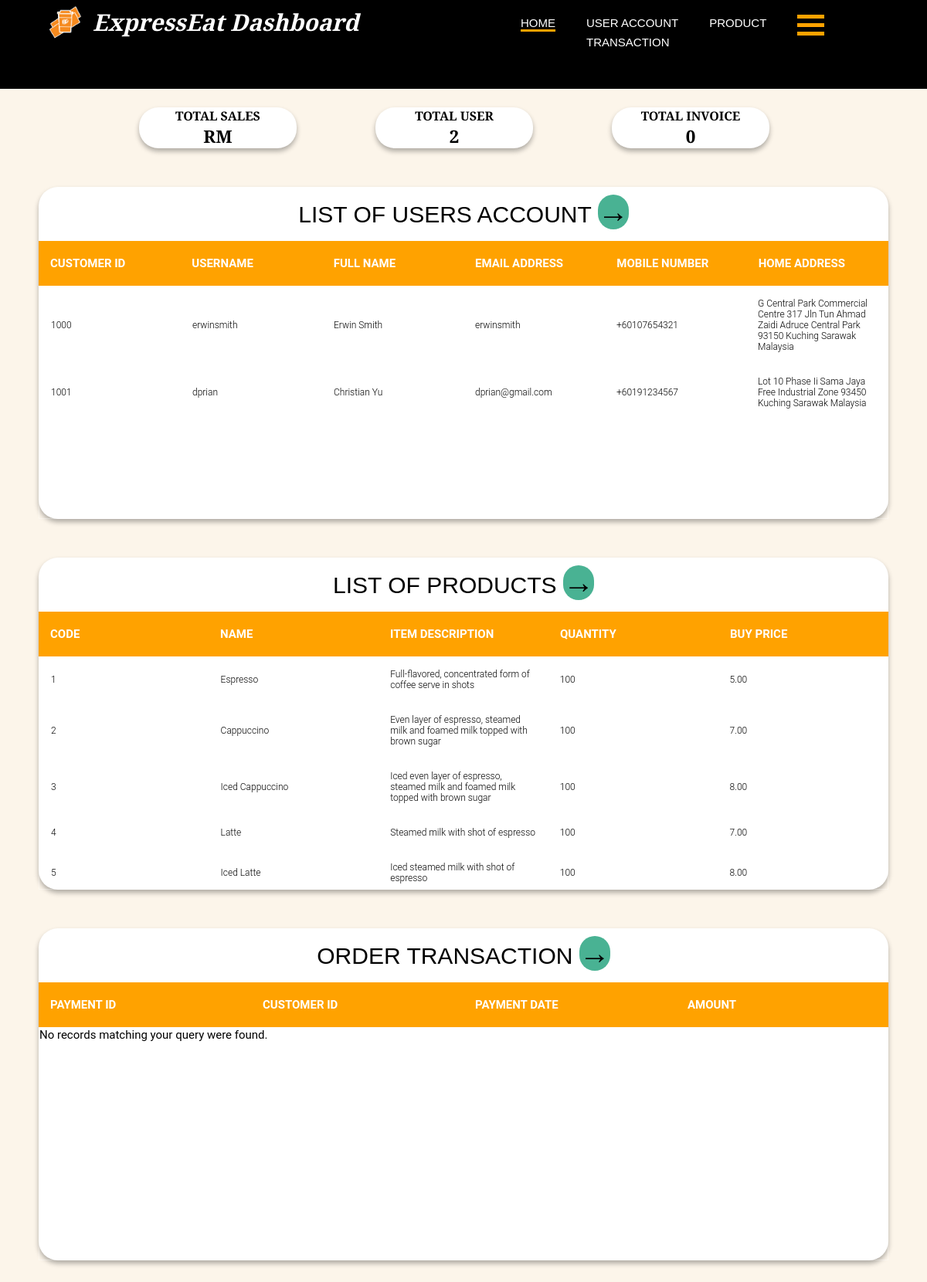
The page /dashboard/dashboard.php on the database as committed earlier.
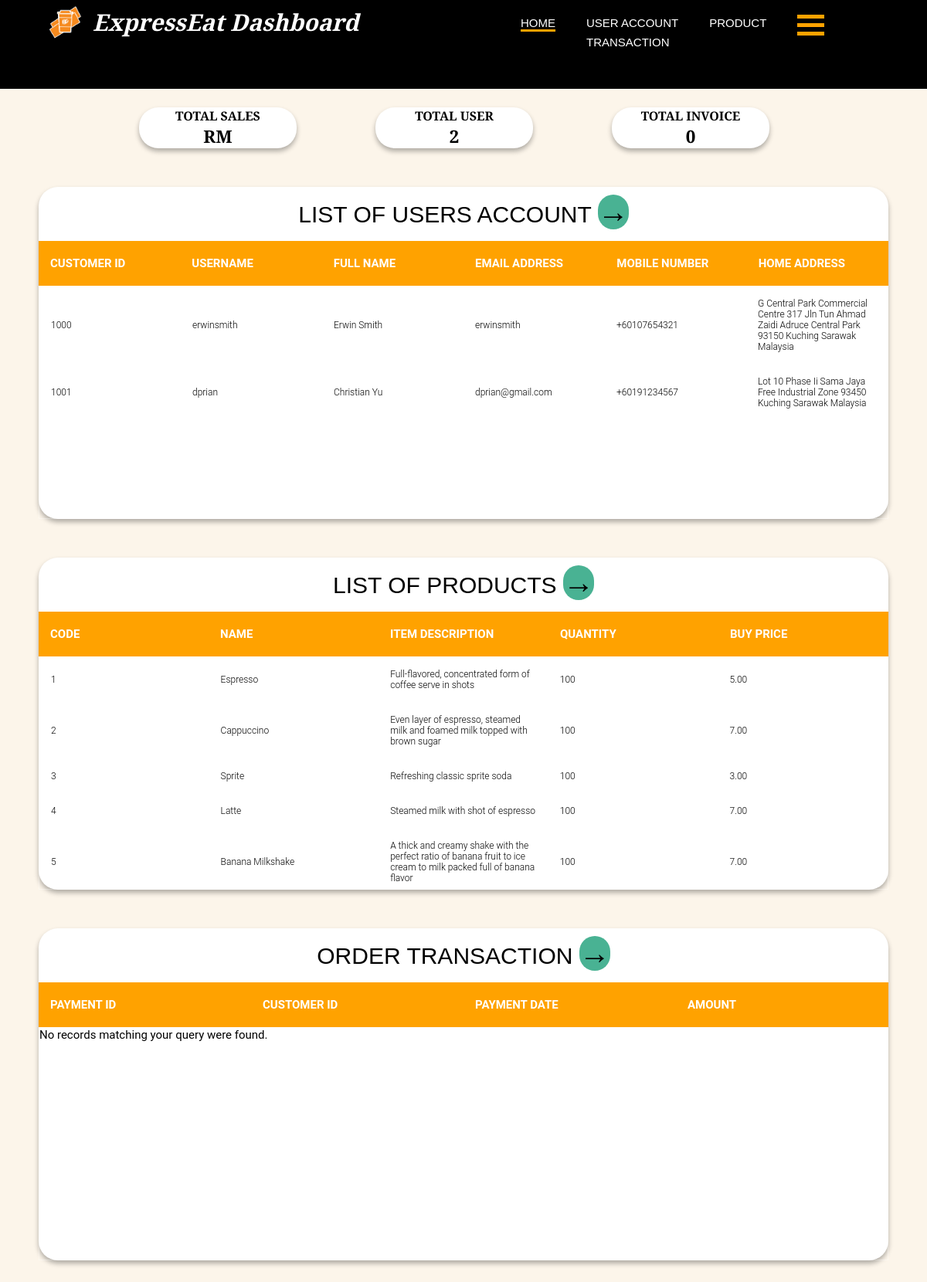
The same page on the database as committed later.
### tables this page shows
CREATE TABLE `customer` (
  `ID` int(10) NOT NULL,
  `Username` varchar(255) NOT NULL,
  `Email` varchar(255) NOT NULL,
  `Password` varchar(25) NOT NULL,
  `FirstName` varchar(255) NOT NULL,
  `LastName` varchar(255) NOT NULL,
  `Gender` varchar(255) NOT NULL,
  `Phone` int(11) NOT NULL,
  `Address1` varchar(255) NOT NULL,
  `Address2` varchar(255) NOT NULL,
  `City` varchar(255) NOT NULL,
  `State` varchar(255) NOT NULL,
  `Country` varchar(255) NOT NULL,
  `PostalCode` int(10) NOT NULL
);

CREATE TABLE `item` (
  `Code` int(10) NOT NULL,
  `Name` varchar(255) NOT NULL,
  `ItemDescription` varchar(255) NOT NULL,
  `QtyInStock` int(10) NOT NULL,
  `BuyPrice` decimal(6,2) NOT NULL
);

### dashboard/itemList.php (the view, shortened to what this page needs)
<?php
include "dbConnection.php";
$SQLstring = "SELECT * FROM Item";
if($result = mysqli_query($conn, $SQLstring)){
    if(mysqli_num_rows($result) > 0){
    echo "<table cellpadding='0' cellspacing='0' border='0'>\n";
        while($row = mysqli_fetch_array($result)){
            echo "<tbody>";
                echo "<tr>";
                    echo "<td>" . $row['Code'] . "</td>";
                    echo "<td>" . $row['Name'] . "</td>";
                    echo "<td>" . $row['ItemDescription'] . "</td>";
                    echo "<td>" . $row['QtyInStock'] . "</td>";
                    echo "<td>" . $row['BuyPrice'] . "</td>";
                echo "</tr>";
            echo "</tbody>";
        }
    echo "</table>";
    } else{
        echo "No records matching your query were found.";
    }
} else{
    echo "ERROR: Could not able to execute $SQLstring. " . mysqli_error($conn);
}
?>

### dashboard/dashboard.php (shortened to what this page needs)
<!DOCTYPE html>
<html lang="en">
<head>
    <link rel="stylesheet" href="../style/style.css">
    <link rel="stylesheet" href="https://cdnjs.cloudflare.com/ajax/libs/font-awesome/4.7.0/css/font-awesome.min.css">
</head>
<body>
    <header>
        <div class="container">
            <div id="branding">
                <img class="main-logo" src="../img/Logo-04.png" alt="logo" width="50px">
                <h1 class="main-title">ExpressEat Dashboard</h1>
            </div>
            <div class="navigation-bar">
                <nav>
                    <ul>
                        <li class="current"><a href="dashboard.php">Home</a></li>
                        <li><a href="userAccount.php">User Account</a></li>
                        <li><a href="product.php">Product</a></li>
                        <li><a href="transaction.php">Transaction</a></li>
                    </ul>
               </nav>
               <div class="dropdown">
                <div class="container-hamburger-icon">
                    <div class="bar1"></div>
                    <div class="bar2"></div>
                    <div class="bar3"></div>
                </div>
            </div>
        </div>
    </header>
    <section id="summary-button">
        <div class="flexbox-container-1 summary-box">
            <h1 id="total-text">Total Sales</h1>
            <?php
              include "dbConnection.php";
              $result= mysqli_query($conn,"SELECT SUM(Amount) AS totalsum FROM Payment");
              $row = mysqli_fetch_assoc($result);
              $sum = $row['totalsum'];
              echo '<h2 id="total-sales">RM '. $sum .'</h2>';
            ?>
        </div>
        <div class="flexbox-container-1 summary-box">
            <h1 id="total-text">Total User</h1>
            <?php
              include "dbConnection.php";
              $result= mysqli_query($conn,"SELECT COUNT(*) AS Value FROM Customer");
              $row = mysqli_fetch_assoc($result);
              $sum = $row['Value'];
              echo '<h2 id="total-user">'. $sum .'</h2>';
            ?>
        </div>
        <div class="flexbox-container-1 summary-box">
            <h1 id="total-text">Total Invoice</h1>
            <?php
              include "dbConnection.php";
              $result= mysqli_query($conn, "SELECT COUNT(*) AS total FROM Payment");
              $row = mysqli_fetch_assoc($result);
              $sum = $row['total'];
              echo '<h2 id="total-order">'. $sum .'</h2>';
            ?>
        </div>
    </section>
    <section class="table-1">
        <h1>
          List of Users Account
          <button class="button tooltip" >
            <span style='font-size:40px;'>
              <a href="userAccount.php">&#8594;</a>
            </span>
          </button>
        </h1>
        <div class="tbl-header">
          <table cellpadding="0" cellspacing="0" border="0">
            <thead>
              <tr>
                <th>Customer ID</th>
                <th>Username</th>
                <th>Full Name</th>
                <th>Email Address</th>
                <th>Mobile Number</th>
                <th>Home Address</th>
              </tr>
            </thead>
          </table>
        </div>
        <div class="tbl-content">
            <?php include 'customerList.php';?>
        </div>
      </section>
      <section class="table-1">
        <h1>
          List of Products
          <button class="button tooltip" >
            <span style='font-size:40px;'>
              <a href="product.php">&#8594;</a>
            </span>
          </button>
        </h1>
        <div class="tbl-header">
          <table cellpadding="0" cellspacing="0" border="0">
            <thead>
              <tr>
                <th>Code</th>
                <th>Name</th>
                <th>Item Description</th>
                <th>Quantity</th>
                <th>Buy Price</th>
              </tr>
            </thead>
          </table>
        </div>
        <div class="tbl-content">
          <?php include 'itemList.php';?>
        </div>
      </section>
      <section class="table-1">
        <h1>
          Order Transaction
          <button class="button tooltip">
            <span style='font-size:40px;'>
              <a href="transaction.php">&#8594;</a>
            </span>
          </button>
        </h1>
        <div class="tbl-header">
        <table cellpadding="0" cellspacing="0" border="0">
            <thead>
                <tr>
                    <th>Payment ID</th>
                    <th>Customer ID</th>
                    <th>Payment Date</th>
                    <th>Amount</th>
                </tr>
            </thead>
        </table>
        </div>
        <div class="tbl-content">
            <?php include 'transactionList.php';?>
        </div>
      </section>
</body>
</html>

### dashboard/customerList.php (shortened to what this page needs)
<?php
include "dbConnection.php";
$SQLstring = "SELECT * FROM Customer";
if($result = mysqli_query($conn, $SQLstring)){
    if(mysqli_num_rows($result) > 0){
      echo "<table cellpadding='0' cellspacing='0' border='0'>\n";
        while($row = mysqli_fetch_array($result)){
            echo "<tbody>";
                echo "<tr>";
                    echo "<td>" . $row['ID'] . "</td>";
                    echo "<td>" . $row['Username'] . "</td>";
                    echo "<td>" . $row['FirstName']. " ". $row['LastName'] . "</td>";
                    echo "<td>" . $row['Email']. "</td>";
                    echo "<td>". "+60" . $row['Phone']. "</td>";
                    echo "<td>" . $row['Address1']. " ". $row['Address2'] . " ". $row['PostalCode'] ." ". $row['City'] ." ". $row['State'] ." ". $row['Country'] ."</td>";
                echo "</tr>";
            echo "</tbody>";
        }
      echo "</table>";
    } else{
        echo "No records matching your query were found.";
    }
} else{
    echo "ERROR: Could not able to execute $SQLstring. " . mysqli_error($conn);
}
?>

### dashboard/transactionList.php (shortened to what this page needs)
<?php
include "dbConnection.php";
$SQLstring = "SELECT * FROM Payment";
if($result = mysqli_query($conn, $SQLstring)){
    if(mysqli_num_rows($result) > 0){
    echo "<table cellpadding='0' cellspacing='0' border='0'>\n";
        while($row = mysqli_fetch_array($result)){
            echo "<tbody>";
                echo "<tr>";
                    echo "<td>" . $row['CheckNum'] . "</td>";
                    echo "<td>" . $row['CustomerID'] . "</td>";
                    echo "<td>" . $row['PaymentDate'] . "</td>";
                    echo "<td>" . $row['Amount'] . "</td>";
                echo "</tr>";
            echo "</tbody>";
        }
    echo "</table>";
        mysqli_free_result($result);
    } else{
        echo "No records matching your query were found.";
    }
} else{
    echo "ERROR: Could not able to execute $SQLstring. " . mysqli_error($conn);
}
?>

### style/style.css (style rules this page uses)
:root { --black: #3a3a3a; --white: #fff; --green: #49b293; --black: #000000; --light-black: #24190b; --dark-grey: #504545; --white-brown: #Fcf5ea; --yellow: #ffa200; --brown: #b47a36; }
html { scroll-behavior: smooth; }
body { font: 15px Segoe UI, Helvetica, sans-serif; padding: 0; margin: 0; background-color: #fcf5ea; font-family: 'Playfair Display', sans-serif; }
.container { margin: auto; width: 90%; }
a { color: black; list-style: none; text-decoration: none; }
header { background-color: black; color: #ffffff; padding: 3px 0 60px 0; }
header a { color: #ffffff; text-decoration: none; text-transform: uppercase; font-weight: 500; transition-duration: 0.4s; }
header .current { border-bottom: #ffa200 3px solid; position: relative; }
header li { margin: 8px 20px 0px 20px; float: left; display: inline; }
header #branding { float: left; transition-duration: 0.4s; }
header #branding h1 { margin: 0; padding-top: 5px; }
header nav { padding: 10px 5px 0px 0px; }
header .navigation-bar { padding-left: 55%; }
header .main-logo { float: left; }
header .main-title { font-style: italic; float: right; padding: 0px 0px 0px 10px; }
.container-hamburger-icon { display: inline-block; cursor: pointer; padding: 0px 0px 0px 20px; }
.bar1, .bar2, .bar3 { width: 35px; height: 5px; background-color: #ffa200; margin: 6px 0; transition: 0.1s; }
.dropdown { position: relative; display: inline-block; }
#summary-button { margin: 2% 0 0 15%; display: flex; flex-direction: row; }
.flexbox-container-1 { display: flex; align-items: center; justify-content: center; flex-wrap: wrap; }
.summary-box { width: 20%; margin: 0 10% 0 0; border-radius: 25px; background-color: #ffffff; -webkit-box-shadow: 0 4px 6px rgba(0, 0, 0, 0.3); -moz-box-shadow: 0 4px 6px rgba(0, 0, 0, 0.3); box-shadow: 0 4px 6px rgba(0, 0, 0, 0.3); display: block; }
#total-text { text-align: center; text-transform: uppercase; font-size: medium; font-weight: bold; }
#total-sales, #total-user, #total-order { text-align: center; }
.table-1 .button { background-color: var(--green); border: none; color: white; margin: 10px 0 0 0; text-align: center; text-decoration: none; display: inline-block; font-size: 16px; border-radius: 45px; }
.tooltip { position: relative; display: inline-block; border-bottom: 1px dotted black; }
.table-1 h1 { font-family: 'Playfair Display', sans-serif; font-weight: bolder; font-size: 30px; color: black; text-transform: uppercase; font-weight: 300; text-align: center; margin-bottom: 15px; }
.table-1 table { width:100%; table-layout: fixed; }
.table-1 .tbl-header { background-color: #ffa200; }
.table-1 .tbl-header th { color: white; font-weight: bolder; font-size: 15px; }
.table-1 .tbl-content { height:300px; overflow-x:auto; margin-top: 0px; border: 1px solid rgba(255,255,255,0.3); }
.table-1 th { padding: 20px 15px; text-align: left; font-weight: 500; font-size: 12px; color: black; text-transform: uppercase; }
.table-1 td { padding: 15px; text-align: left; vertical-align:middle; font-weight: 300; font-size: 12px; color: black; border-bottom: solid 1px rgba(255,255,255,0.1); }
.table-1 { -webkit-box-shadow: 0 4px 6px rgba(0, 0, 0, 0.3); -moz-box-shadow: 0 4px 6px rgba(0, 0, 0, 0.3); box-shadow: 0 4px 6px rgba(0, 0, 0, 0.3); background-color: #fff; font-family: 'Roboto', sans-serif; margin: 50px; border-radius: 25px; }
* { margin: 0; padding: 0; }

Rows that differ between the two databases and show on the page:
changed item id 3: Name "Iced Cappuccino" → "Sprite"; ItemDescription "Iced even layer of espresso, steamed milk and foamed milk topped with brown sugar" → "Refreshing classic sprite soda"; BuyPrice "8.00" → "3.00"
changed item id 5: Name "Iced Latte" → "Banana Milkshake"; ItemDescription "Iced steamed milk with shot of espresso" → "A thick and creamy shake with the perfect ratio of banana fruit to ice cream to milk packed full of banana flavor"; BuyPrice "8.00" → "7.00"
